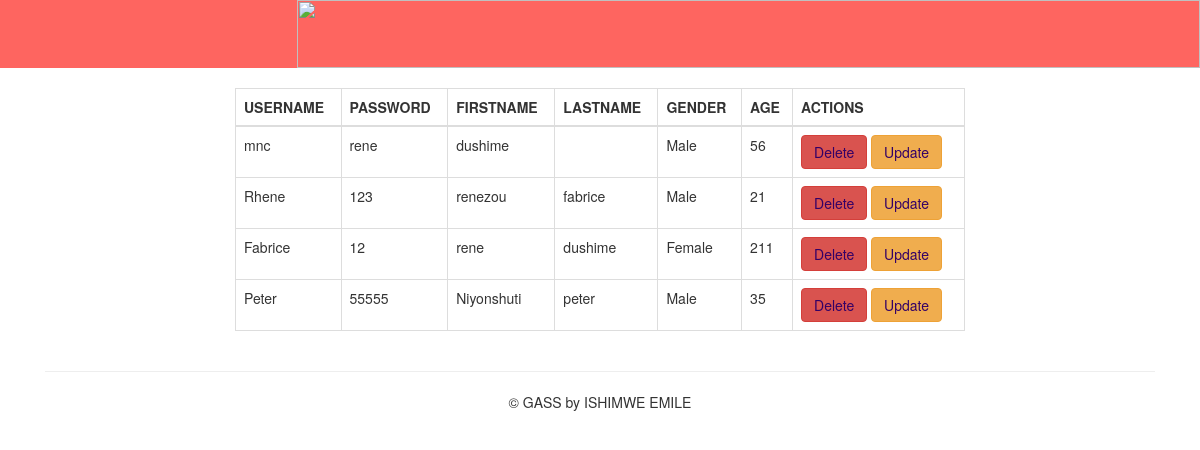
The page /admin/view.php on the database its author committed.
### tables this page shows
CREATE TABLE `teacher` (
  `t_id` int(3) NOT NULL,
  `username` text NOT NULL,
  `password` varchar(20) NOT NULL,
  `fname` text NOT NULL,
  `lname` text NOT NULL,
  `gender` text NOT NULL,
  `age` int(3) NOT NULL
);

### admin/view.php (the view, shortened to what this page needs)
<!DOCTYPE html PUBLIC "-//W3C//DTD XHTML 1.0 Transitional//EN" "http://www.w3.org/TR/xhtml1/DTD/xhtml1-transitional.dtd">
<html xmlns="http://www.w3.org/1999/xhtml">
<head>
<link href="../quiz.css" rel="stylesheet" type="text/css">
<link href="../assets/bootstrap.css" type="text/css" rel="stylesheet" media="all">
<body>
<?php
include("header.php");
 ?>
<?php
$sql="select * from teacher";
$result=mysql_query($sql);
echo"<div>";
$teachers=array();
while($row=mysql_fetch_array($result))
{
	$teachers[]=$row;
}
?>
<div class="container">
<br>
 <div class="col-md-8 col-md-offset-2">
<table border="1" class="table table-bordered">
<thead>
<th>USERNAME</th>
<th>PASSWORD</th>
<th>FIRSTNAME</th>
<th>LASTNAME</th>
<th>GENDER</th>
<th>AGE</th>
<th>ACTIONS</th>
</thead>
<?php foreach($teachers as $teach){?>
<tr>
<td><?=$teach['username']?></td>
<td><?=$teach['password']?></td>
<td><?=$teach['fname']?></td>
<td><?=$teach['lname']?></td>
<td><?=$teach['gender']?></td>
<td><?=$teach['age']?></td>
<td>
<a href="view.php?delete=<?=$teach[t_id]?>" class="btn btn-danger">Delete</a>
<a href="register.php?update=<?=$teach['t_id']?>" class="btn btn-warning">Update</a>
</td>
<?php }?>
</tr>
</table>
</div>
<div>
<div class="col-md-12"><hr/><p class="text-center">&copy GASS by ISHIMWE EMILE</p></div>
 </div>
</body>
</html>

### admin/header.php (shortened to what this page needs)
<table border="0" width="100%" cellspacing="0" cellpadding="0" background="../image/bottombar.jpg">
  <tr>
    <td width="90%" valign="top">
<div align="left"></div></td>
    <td width="10%">
     <img border="0" src="../image/IMG-20171120-WA0010.jpg" width="903" height="68" align="right"></td>
  </tr>
</table>

### quiz.css (style rules this page uses)
body { margin-left: 0px; margin-top: 0px; }
a:link { color: #330066; text-decoration: none; }

### rows shown on the page
teacher: username "mnc", password "rene", fname "dushime", gender "Male", age "56"
teacher: username "Rhene", password "123", fname "renezou", lname "fabrice", gender "Male", age "21"
teacher: username "Fabrice", password "12", fname "rene", lname "dushime", gender "Female", age "211"
teacher: username "Peter", password "55555", fname "Niyonshuti", lname "peter", gender "Male", age "35"
